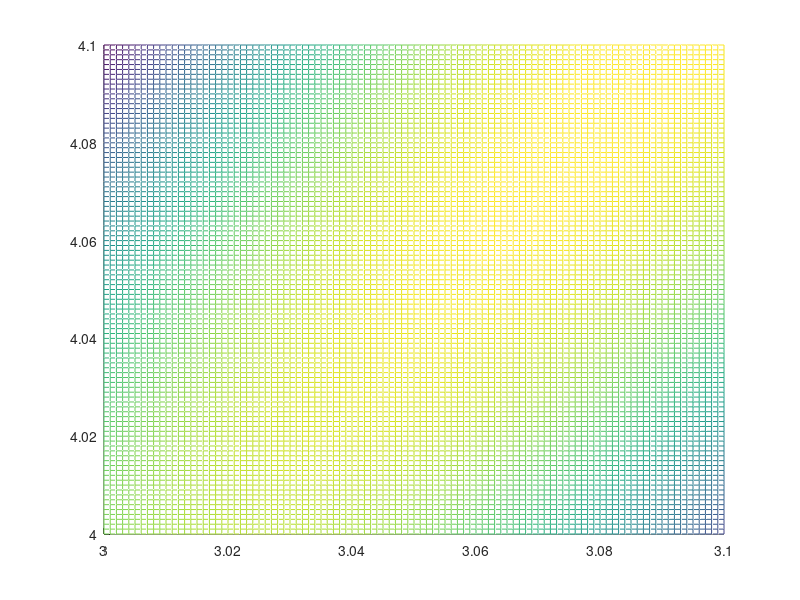

MATLAB code for this plot:
% X = linspace(-100,100,10);
X = 3:0.001:3.1;
% Y = linspace(-100,100,10);
Y = 4:0.001:4.1;
[ XX, YY ] = meshgrid(X,Y);

% disp(X)

% disp(XX)

% disp((XX - 1) * -0.9438303456504559);

% ZZ1 = 1 - XX - YY;
% ZZ2 = 4/3 - 2/3 * XX + 1/3 *YY;

ZZ1 = 5000 * (gammaln(XX + YY) - gammaln(XX) - gammaln(YY) + (XX - 1) * -0.9438303456504559) + (YY - 1) * -3089.3540767901554;

% [mxVal, lidx] = max(ZZ1(:));

% [r c] = find(ZZ1 == mxVal);

% disp(r);

% disp(c);

figure;
hold on;
meshc(XX,YY,ZZ1);
% mesh(3.08, 4.08, mxVal);
% mesh(XX,YY,ZZ2);